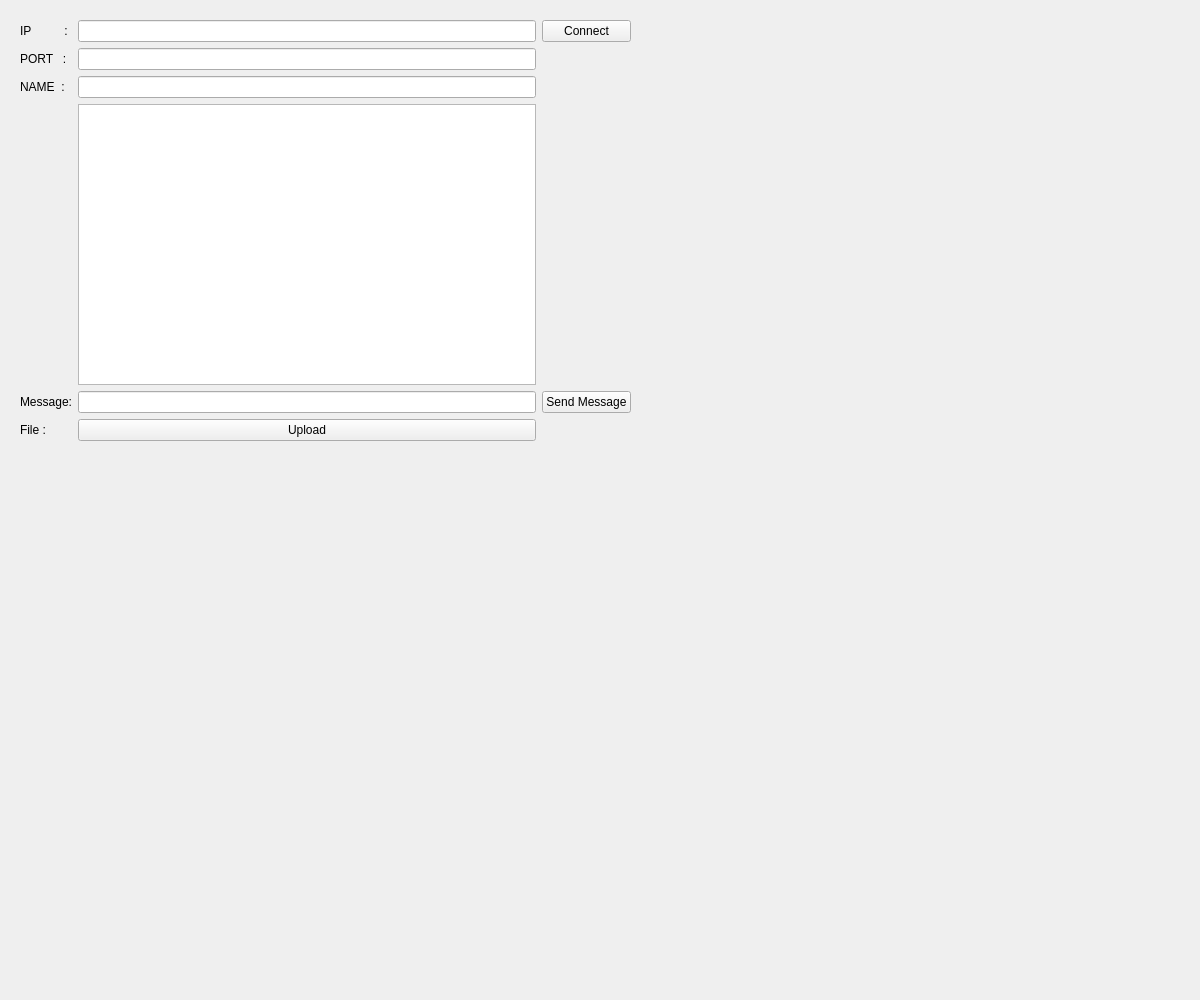
<?xml version="1.0" encoding="UTF-8"?>
<ui version="4.0">
 <class>Widget</class>
 <widget class="QWidget" name="Widget">
  <property name="geometry">
   <rect>
    <x>0</x>
    <y>0</y>
    <width>1200</width>
    <height>1000</height>
   </rect>
  </property>
  <property name="windowTitle">
   <string>Widget</string>
  </property>
  <widget class="QWidget" name="gridLayoutWidget">
   <property name="geometry">
    <rect>
     <x>10</x>
     <y>10</y>
     <width>631</width>
     <height>441</height>
    </rect>
   </property>
   <layout class="QGridLayout" name="gridLayout">
    <property name="leftMargin">
     <number>10</number>
    </property>
    <property name="topMargin">
     <number>10</number>
    </property>
    <property name="rightMargin">
     <number>10</number>
    </property>
    <property name="bottomMargin">
     <number>10</number>
    </property>
    <item row="9" column="0">
     <widget class="QLabel" name="label_4">
      <property name="text">
       <string>File :</string>
      </property>
     </widget>
    </item>
    <item row="2" column="0">
     <widget class="QLabel" name="label_3">
      <property name="text">
       <string>PORT   : </string>
      </property>
     </widget>
    </item>
    <item row="6" column="1">
     <widget class="QLineEdit" name="messageLineEdit"/>
    </item>
    <item row="0" column="1">
     <widget class="QLineEdit" name="ipLineEdit">
      <property name="minimumSize">
       <size>
        <width>400</width>
        <height>0</height>
       </size>
      </property>
     </widget>
    </item>
    <item row="0" column="2" colspan="2">
     <widget class="QPushButton" name="connectButton">
      <property name="text">
       <string>Connect</string>
      </property>
     </widget>
    </item>
    <item row="6" column="0">
     <widget class="QLabel" name="label_2">
      <property name="text">
       <string>Message:</string>
      </property>
     </widget>
    </item>
    <item row="9" column="1">
     <widget class="QPushButton" name="pushButton">
      <property name="text">
       <string>Upload</string>
      </property>
     </widget>
    </item>
    <item row="0" column="0">
     <widget class="QLabel" name="label">
      <property name="text">
       <string>IP          :</string>
      </property>
     </widget>
    </item>
    <item row="6" column="2" colspan="2">
     <widget class="QPushButton" name="sendButton">
      <property name="text">
       <string>Send Message</string>
      </property>
     </widget>
    </item>
    <item row="2" column="1">
     <widget class="QLineEdit" name="portLineEdit">
      <property name="minimumSize">
       <size>
        <width>400</width>
        <height>0</height>
       </size>
      </property>
     </widget>
    </item>
    <item row="4" column="1">
     <widget class="QListWidget" name="listWidget">
      <property name="autoScroll">
       <bool>false</bool>
      </property>
      <property name="autoScrollMargin">
       <number>3</number>
      </property>
      <property name="defaultDropAction">
       <enum>Qt::IgnoreAction</enum>
      </property>
      <property name="movement">
       <enum>QListView::Static</enum>
      </property>
     </widget>
    </item>
    <item row="3" column="0">
     <widget class="QLabel" name="label_5">
      <property name="text">
       <string>NAME  :</string>
      </property>
     </widget>
    </item>
    <item row="3" column="1">
     <widget class="QLineEdit" name="nameLineEdit">
      <property name="minimumSize">
       <size>
        <width>400</width>
        <height>0</height>
       </size>
      </property>
     </widget>
    </item>
   </layout>
  </widget>
 </widget>
 <layoutdefault spacing="6" margin="11"/>
 <resources/>
 <connections/>
</ui>
